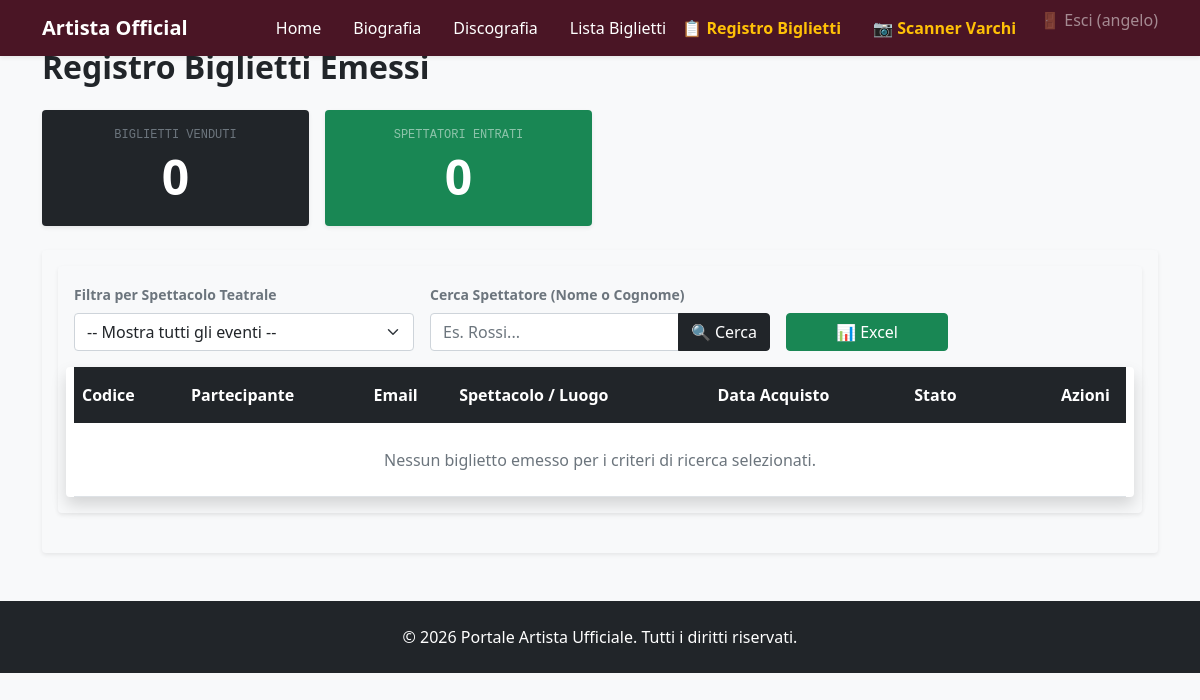
Page /gestione/partecipanti/ (signed in) on the earlier database version.
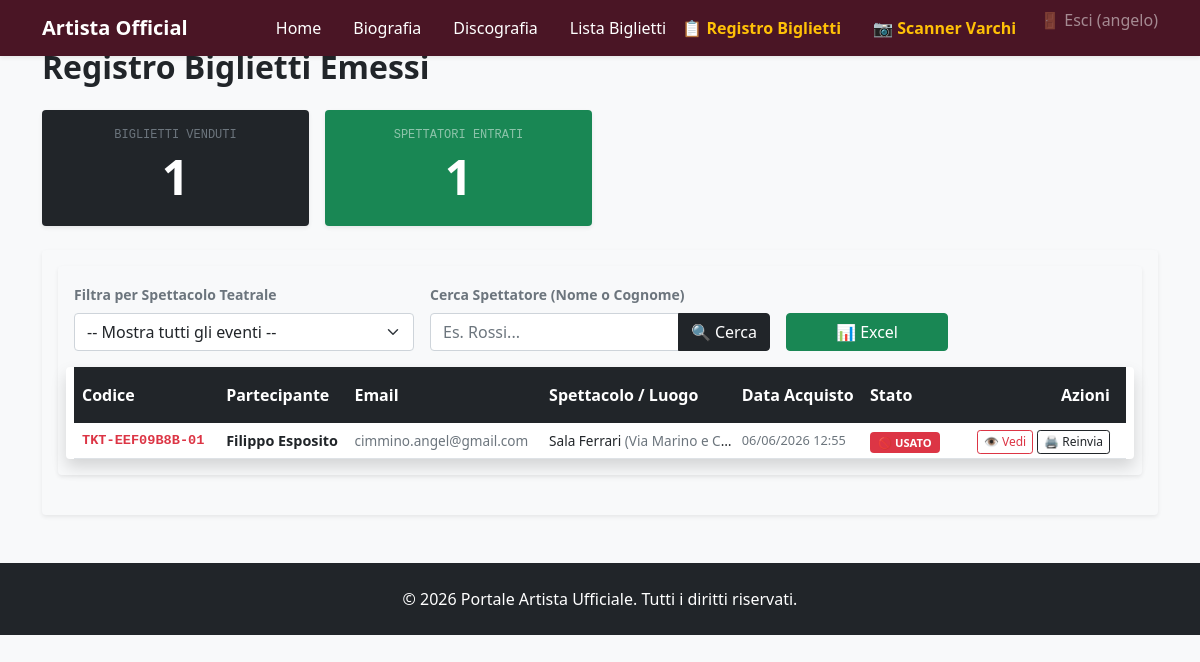
Same page on the later database version.
### tributo/models.py (models this page shows, shortened)
class Partecipante(models.Model):
    concerto = models.ForeignKey(Concerto, on_delete=models.CASCADE, related_name='partecipanti')
    nome_completo = models.CharField(max_length=200)
    email = models.EmailField()
    codice_biglietto = models.CharField(max_length=100, unique=True)
    data_acquisto = models.DateTimeField(auto_now_add=True)
    utilizzato = models.BooleanField(default=False)

class Concerto(models.Model):
    luogo = models.CharField(max_length=200)
    citta = models.CharField(max_length=100)
    data = models.DateField()
    locandina = models.ImageField(upload_to='locandine/', blank=True, null=True)
    prezzo = models.DecimalField(max_digits=6, decimal_places=2, default=25.00)

### tributo/views.py (the view)
# urls.py: path('gestione/partecipanti/', views.lista_partecipanti, name='lista_partecipanti'),
@user_passes_test(controllo_staff, login_url='/admin/login/') # <-- Aggiungi questa riga
def lista_partecipanti(request):
    concerto_filtrato_id = request.GET.get('concerto_id')
    testo_ricerca = request.GET.get('q', '') # Raccoglie la stringa di testo cercata
    tutti_i_concerti = Concerto.objects.all()
    partecipanti = Partecipante.objects.all().order_by('-data_acquisto')
    if concerto_filtrato_id:
        partecipanti = partecipanti.filter(concerto_id=concerto_filtrato_id)
    if testo_ricerca:
        partecipanti = partecipanti.filter(nome_completo__icontains=testo_ricerca)
    totale_venduti = partecipanti.count()
    totale_ingressi = partecipanti.filter(utilizzato=True).count()
    return render(request, 'tributo/lista_partecipanti.html', {
        'partecipanti': partecipanti,
        'concerti': tutti_i_concerti,
        'concerto_selezionato_id': concerto_filtrato_id,
        'testo_ricerca': testo_ricerca,        # <-- Passiamo il testo attuale al template
        'totale_venduti': totale_venduti,
        'totale_ingressi': totale_ingressi
    })

### tributo/views.py (called while the page is built)
def controllo_staff(user):
    return user.is_authenticated and user.is_staff

### tributo/templates/tributo/lista_partecipanti.html (shortened to what the changed rows need)
{% extends 'tributo/base.html' %}
{% block content %}
<div class="container my-5">
    <h2 class="fw-bold mb-4 text-dark">Registro Biglietti Emessi</h2>
    <div class="row g-3 mb-4">
        <div class="col-6 col-md-3">
            <div class="card border-0 bg-dark text-white p-3 shadow-sm text-center">
                <small class="text-uppercase tracking-wider text-muted font-monospace" style="font-size: 0.75rem;">Biglietti Venduti</small>
                <div class="display-5 fw-bold my-1">{{ totale_venduti }}</div>
            </div>
        </div>
        <div class="col-6 col-md-3">
            <div class="card border-0 bg-success text-white p-3 shadow-sm text-center">
                <small class="text-uppercase tracking-wider text-white-50 font-monospace" style="font-size: 0.75rem;">Spettatori Entrati</small>
                <div class="display-5 fw-bold my-1">{{ totale_ingressi }}</div>
            </div>
        </div>
    </div>
    <div class="card p-3 mb-4 bg-light border-0 shadow-sm">
    <div class="card p-3 mb-4 bg-light border-0 shadow-sm">
        <form method="GET" action="{% url 'lista_partecipanti' %}" class="row g-3 align-items-end">
    <div class="card shadow border-0">
        <div class="table-responsive">
            <table class="table table-sm table-hover align-middle mb-0" style="min-width: 800px;">
                <thead class="table-dark">
                    <tr>
                        <th class="py-3 px-2">Codice</th>
                        <th class="py-3">Partecipante</th>
                        <th class="py-3">Email</th>
                        <th class="py-3">Spettacolo / Luogo</th>
                        <th class="py-3">Data Acquisto</th>
                        <th class="py-3">Stato</th>
                        <th class="py-3 text-end px-3">Azioni</th>
                    </tr>
                </thead>
                <tbody>
                    {% for p in partecipanti %}
                        <tr>
                            <td class="font-monospace fw-bold text-danger px-2" style="font-size: 0.85rem;">
                                {{ p.codice_biglietto }}
                            </td>
                            <td class="fw-bold text-dark" style="font-size: 0.9rem;">
                                {{ p.nome_completo }}
                            </td>
                            <td class="text-secondary" style="font-size: 0.85rem;">
                                {{ p.email }}
                            </td>
                            <td class="text-truncate" style="max-width: 180px; font-size: 0.85rem;" title="{{ p.concerto.luogo }}">
                                {{ p.concerto.luogo }} <span class="text-muted">({{ p.concerto.citta }})</span>
                            </td>
                            <td class="text-muted" style="font-size: 0.8rem;">
                                {{ p.data_acquisto|date:"d/m/Y H:i" }}
                            </td>
                            <td>
                                {% if p.utilizzato %}
                                    <span class="badge bg-danger text-uppercase" style="font-size: 0.7rem; padding: 5px 8px;">🚫 Usato</span>
                                {% else %}
                                    <span class="badge bg-success text-uppercase" style="font-size: 0.7rem; padding: 5px 8px;">🎟️ Libero</span>
                                {% endif %}
                            </td>
                            <td class="text-end px-3">
                                <div class="d-inline-flex gap-1">
                                    <a href="{% url 'vedi_pdf_biglietto' p.id %}" target="_blank" class="btn btn-outline-danger btn-sm" style="font-size: 0.75rem; padding: 2px 6px;" title="Vedi PDF">
                                        👁️ <span class="d-none d-lg-inline">Vedi</span>
                                    </a>
                                    <a href="{% url 'reinvia_biglietto' p.id %}" class="btn btn-outline-dark btn-sm" style="font-size: 0.75rem; padding: 2px 6px;" title="Reinvia Email">
                                        🖨️ <span class="d-none d-lg-inline">Reinvia</span>
                                    </a>
                                </div>
                            </td>
                        </tr>
                    {% empty %}
                        <tr>
                            <td colspan="7" class="text-center p-4 text-muted">Nessun biglietto emesso per i criteri di ricerca selezionati.</td>
                        </tr>
                    {% endfor %}
                </tbody>
            </table>
        </div>
    </div>
</div>
{% endblock %}

Differences in the rows shown:
added Partecipante: codice_biglietto "TKT-EEF09B8B-01", nome_completo "Filippo Esposito", email "cimmino.angel@gmail.com", concerto.luogo "Sala Ferrari", concerto.citta "Via Marino e C…", data_acquisto "06/06/2026 12:55", utilizzato "🚫 USATO"
Other differences:
{{ totale_venduti }}: "0" → "1"
{{ totale_ingressi }}: "0" → "1"
text no longer shown: "Nessun biglietto emesso per i criteri di ricerca selezionati."
